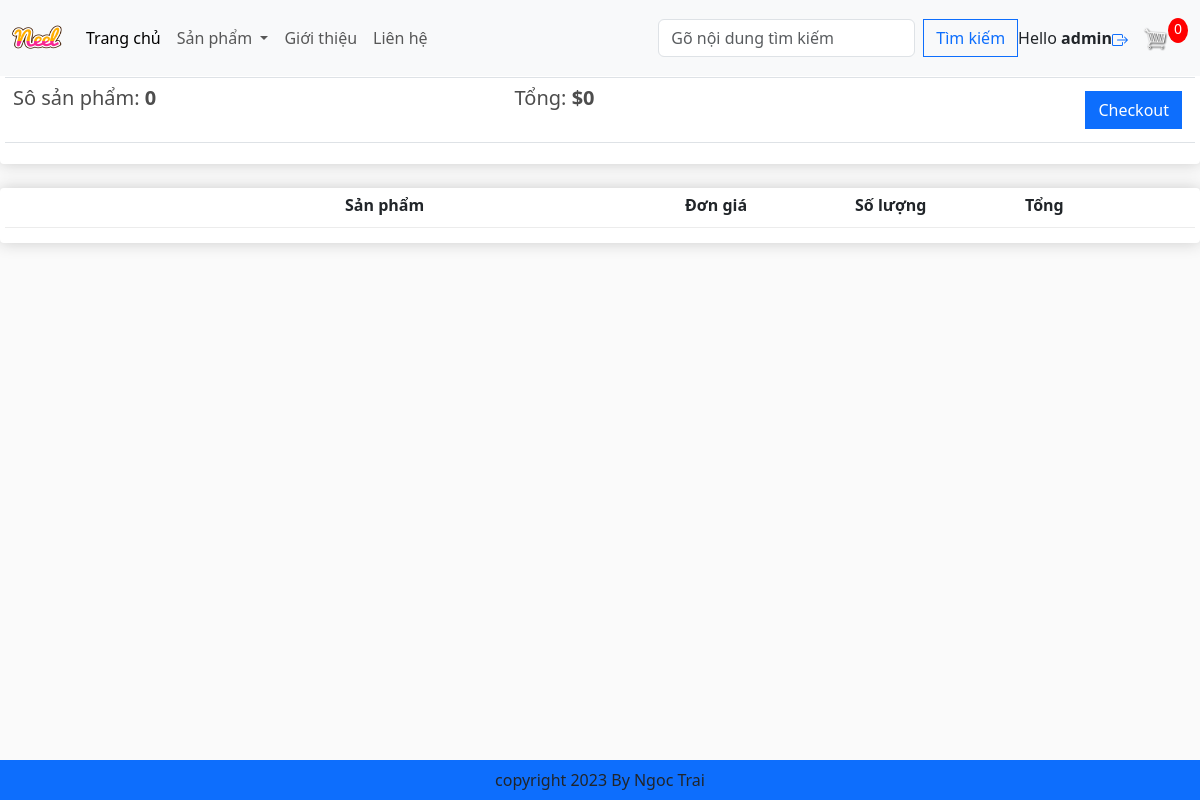
The app's page /cart/ (signed in), older data.
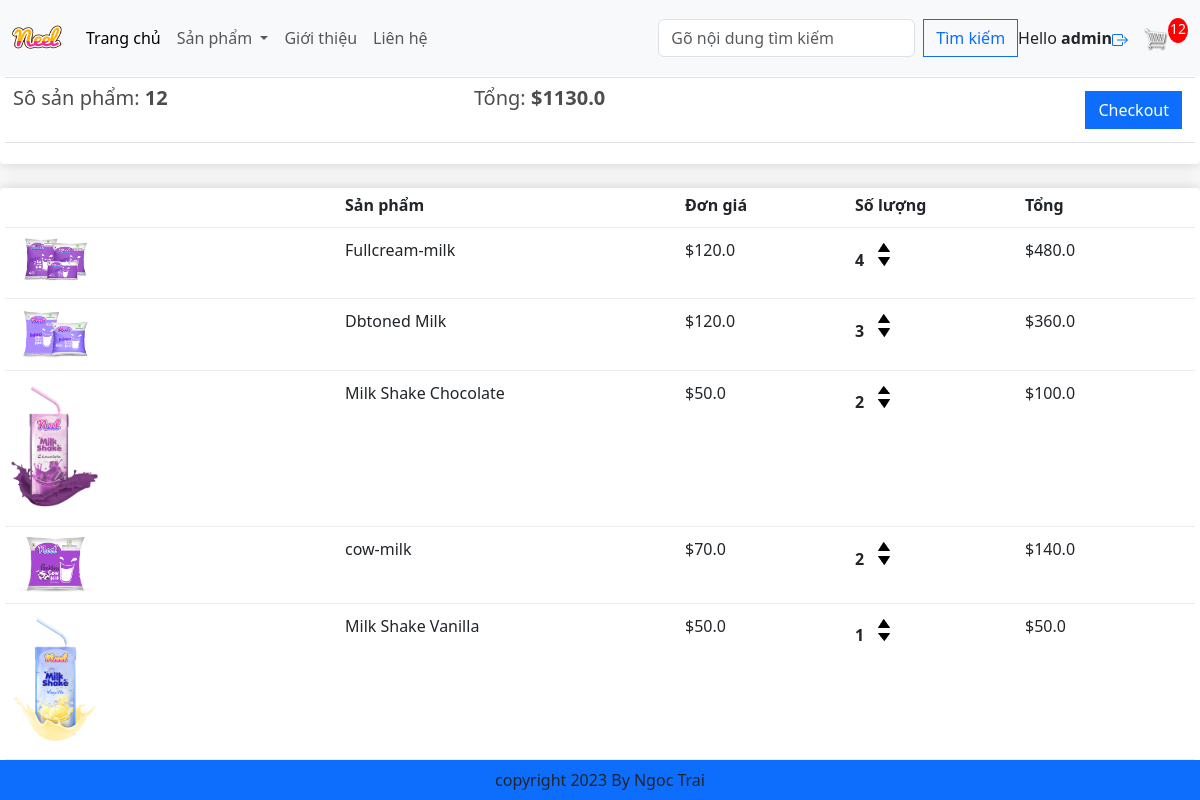
The same page, newer data.
### app/models.py (models this page shows, shortened)
class Order(models.Model):
    customer = models.ForeignKey(User, on_delete=models.SET_NULL, blank=True, null=True)
    date_order = models.DateTimeField(auto_now_add=True)
    complete = models.BooleanField(default= False, null=True, blank=True)
    transaction_id = models.CharField(max_length=200, null=True)
    @property
    def get_cart_items(self):
        orderitem = self.orderitem_set.all()
        total = sum([item.quantily for item in orderitem])
        return total
    @property
    def get_cart_total(self):
        orderitem = self.orderitem_set.all()
        total = sum([item.get_total for item in orderitem])
        return total

class OrderItem(models.Model):
    product = models.ForeignKey(Product, on_delete=models.SET_NULL, blank=True, null=True)
    order = models.ForeignKey(Order, on_delete=models.SET_NULL, blank=True, null=True)
    quantily = models.IntegerField(default=0, null=True, blank=True)
    date_added = models.DateTimeField(auto_now_add=True)
    @property
    def get_total(self):
        total = self.product.price * self.quantily
        return total

class Product(models.Model):
    category = models.ManyToManyField(Category, related_name= 'products')
    name = models.CharField(max_length=200, null=True)
    price = models.FloatField()
    digital = models.BooleanField(default= False, null=True, blank=True)
    image = models.ImageField(null=True, blank=True)
    @property
    def ImageURL(self):
        try:
            url = self.image.url
        except:
            url = ''
        return url

### app/views.py (the view)
# urls.py: path('cart/', views.cart, name= 'cart'),
def cart(request):
    if request.user.is_authenticated:
        customer = request.user
        order, create = Order.objects.get_or_create(customer= customer, complete= False)
        items = order.orderitem_set.all()
        cartitems = order.get_cart_items
    else:
        items = []
        order = {'get_cart_items': 0, 'get_cart_total': 0}
        cartitems = order['get_cart_items']
    categorys = Category.objects.all()
    context = {'items': items, 'order': order, 'cartitems': cartitems, 'categorys': categorys}
    return render(request, 'app/cart.html', context)

### app/Templates/app/cart.html
{% extends 'app/base.html' %}
{% load static %}
{% block cart_content %}
<div class="row">
	<div class="col-lg-12">
		<div class="box-element">
			<a  class="btn btn-outline-dark" href="{% url 'home' %}">&#x2190; Continue Shopping</a>
			<br>
			<br>
			<table class="table">
				<tr>
					<th><h5>Sô sản phẩm: <strong>{{order.get_cart_items}}</strong></h5></th>
					<th><h5>Tổng:<strong> ${{order.get_cart_total}}</strong></h5></th>
					<th>
						<a  style="float:right; margin:5px;" class="btn btn-primary" href="{%url 'checkout' %}">Checkout</a>
					</th>
				</tr>
			</table>
		</div>
		<br>
		<div class="box-element">
			<div class="cart-row">
				<div style="flex:2"></div>
				<div style="flex:2"><strong>Sản phẩm</strong></div>
				<div style="flex:1"><strong>Đơn giá</strong></div>
				<div style="flex:1"><strong>Số lượng</strong></div>
				<div style="flex:1"><strong>Tổng</strong></div>
			</div>
			{% for item in items %}
			<div class="cart-row">
				<div style="flex:2"><img class="row-image" src="{{item.product.ImageURL}}"></div>
				<div style="flex:2"><p>{{item.product.name}}</p></div>
				<div style="flex:1"><p>${{item.product.price}}</p></div>
				<div style="flex:1">
					<p class="quantity">{{item.quantily}}</p>
					<div class="quantity">
						<img data-product={{item.product.id}} data-action="add" class="chg-quantity update-cart" src="{% static  'app/images/arrow-up.png' %}">
						<img data-product={{item.product.id}} data-action="remove" class="chg-quantity update-cart" src="{% static  'app/images/arrow-down.png' %}">
					</div>
				</div>
				<div style="flex:1"><p>${{item.get_total}}</p></div>
			</div>
			{% endfor %}
		</div>
	</div>
</div>
{% endblock cart_content %}

### app/Templates/app/base.html (shortened to what this page needs)
{% load static %}
<!DOCTYPE html>
<html>
    <head>
        <link rel="stylesheet" href="https://cdn.jsdelivr.net/npm/bootstrap@5.3.0/dist/css/bootstrap.min.css">
        <link rel="stylesheet" href="https://maxcdn.bootstrapcdn.com/bootstrap/4.0.0/css/bootstrap.min.css">
        <link rel="stylesheet" href="https://cdn.jsdelivr.net/npm/bootstrap@5.3.0/dist/css/bootstrap.min.css" rel="stylesheet">
        <link rel="stylesheet" href="{%static 'app/css/style.css' %}">
        <link rel="stylesheet" href="{%static 'app/css/all.min.css' %}">
        <link rel="stylesheet" href="{%static 'app/css/owl.carousel.min.css' %}">
        <link rel="stylesheet" href="{%static 'app/css/main.css' %}">
        <link rel="stylesheet" href="">
    </head>
    <body>
        <nav class="navbar navbar-expand-lg bg-body-tertiary fixed-top">
            <div class="container-fluid">
              <a class="navbar-brand" href="{%url 'home'%}"><img src="{%static 'app/images/Neel.png' %}" width="50" height="50"></a>
              <div class="collapse navbar-collapse" id="navbarSupportedContent">
                <ul class="navbar-nav me-auto mb-2 mb-lg-0">
                  <li class="nav-item">
                    <a class="nav-link active" aria-current="page" href="{%url 'home'%}">Trang chủ</a>
                  </li>
                  <li class="nav-item dropdown">
                    <a class="nav-link dropdown-toggle" href="#" role="button" data-bs-toggle="dropdown" aria-expanded="false">
                      Sản phẩm
                    </a>
                  </li>
                  <li class="nav-item">
                    <a class="nav-link" href="#">Giới thiệu</a>
                  </li>
                  <li class="nav-item">
                    <a class="nav-link" href="#">Liên hệ</a>
                  </li>
                </ul>
                <form class="d-flex" role="search" method="POST" action= "{% url 'search' %}">
                  <input class="form-control me-2" type="search" placeholder="Gõ nội dung tìm kiếm" aria-label="Search" name="search">
                  <button class="btn btn-outline-primary" type="submit">Tìm kiếm</button>
                </form>
              </div>
              <ul class="navbar-nav me-auto mb-2 mb-lg-0">
                <div class="form-inline my-2 my-lg-0"id="log-infor">
                  <span class="nav-item">
                    Hello <b>{{request.user}}</b>
                  </span>
                  <span class="nav-item">
                    <a href="{%url 'logout'%}">
                    </a>
                  </span>
                </div>
              </ul>
              <div class="form-inline my-2 my-lg-0">
                <a href="{%url 'cart'%}"> <img id="cart-icon" src="{%static 'images/cart.png'%}" alt=""></a>
                <p id="cart-total">{{cartitems}}</p>
              </div>
            </div>
          </nav>
          {% block cart_content %}{% endblock cart_content %}
          <footer class='container--fluid bg-primary text-center fixed-bottom p-2 mt-5'>
            copyright 2023 By Ngoc Trai
          </footer>
    </body>
</html>

### app/static/app/css/main.css (style rules this page uses)
body { background-color: hsl(0, 0%, 98%); }
h1,h2,h3,h4,h5,h6 { color:hsl(0, 0%, 30%); }
.box-element { box-shadow:hsl(0, 0%, 80%) 0 0 16px; background-color: #fff; border-radius: 4px; padding: 5px; }
#cart-icon { width:25px; display: inline-block; margin-left: 15px; }
#cart-total { display: block; text-align: center; color:#fff; background-color: red; width: 20px; height: 25px; border-radius: 50%; font-size: 14px; }
.col-lg-3, .col-lg-4, .col-lg-6, .col-lg-8, .col-lg-12 { margin-top: 10px; }
.btn { border-radius: 0; }
.row-image { width: 100px; }
.cart-row { display: flex; align-items: flex-stretch; padding-bottom: 10px; margin-bottom: 10px; border-bottom: 1px solid #ececec; }
.quantity { display: inline-block; font-weight: 700; padding-right:10px; }
.chg-quantity { width: 12px; cursor: pointer; display: block; margin-top: 5px; transition:.1s; }

Row changes from the older to the newer data that the page shows:
computed for Order: get_cart_items "0" → "12"; get_cart_total "0" → "1130.0"
added OrderItem: product.ImageURL (picture), product.name "Fullcream-milk", product.price "120.0", quantily "4", get_total "480.0"
added OrderItem: product.ImageURL (picture), product.name "Dbtoned Milk", product.price "120.0", quantily "3", get_total "360.0"
added OrderItem: product.ImageURL (picture), product.name "Milk Shake Chocolate", product.price "50.0", quantily "2", get_total "100.0"
added OrderItem: product.ImageURL (picture), product.name "cow-milk", product.price "70.0", quantily "2", get_total "140.0"
added OrderItem: product.ImageURL (picture), product.name "Milk Shake Vanilla", product.price "50.0", quantily "1", get_total "50.0"
Text that changed along with them:
{{ cartitems }}: "0" → "12"
